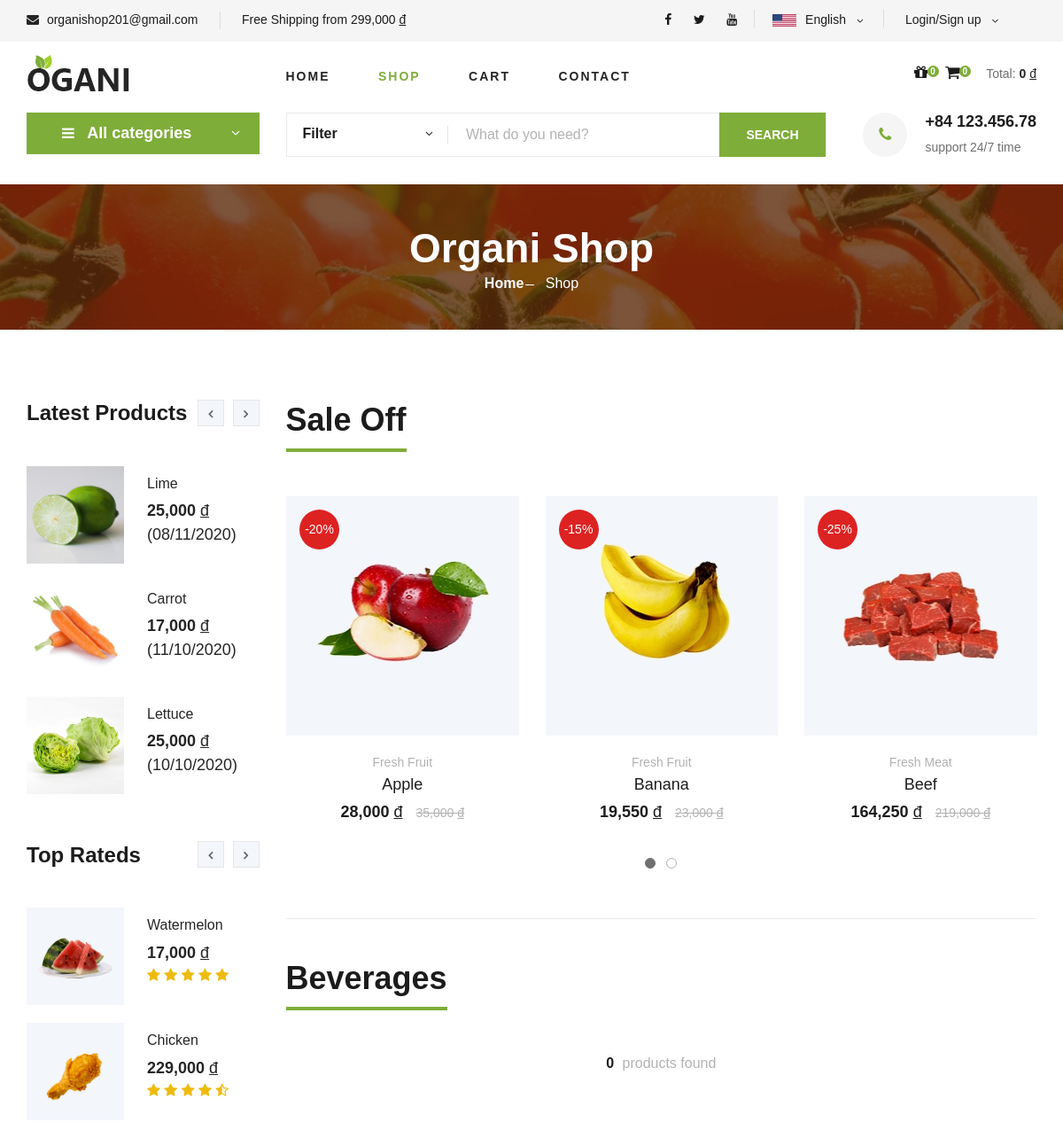
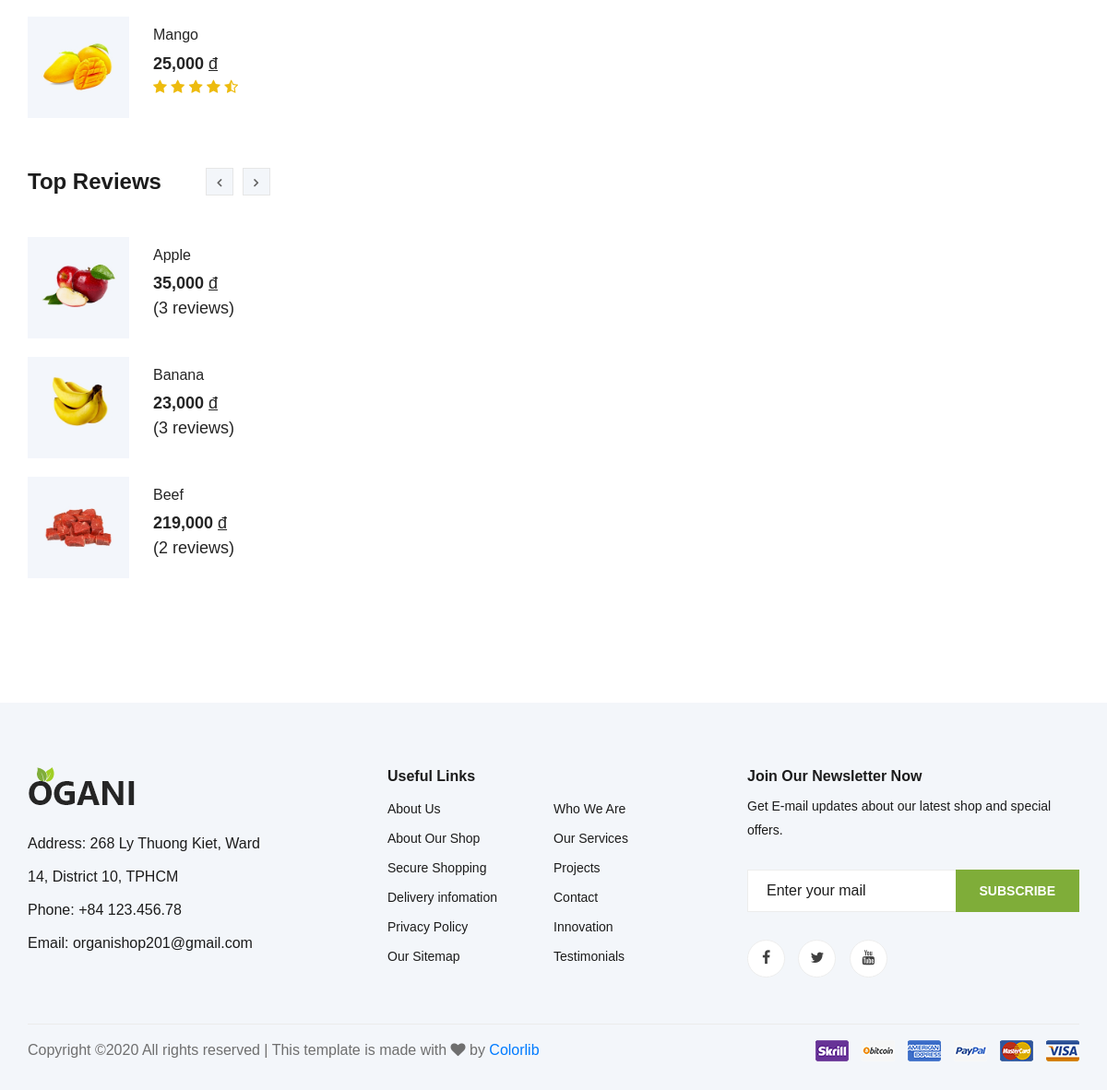
Screenshot of /shop/category/beverages with the database file from the repository (2 pictures, top to bottom).
### tables this page shows
CREATE TABLE `item` (
  `id_item` varchar(100) NOT NULL,
  `name_item` varchar(100) NOT NULL,
  `avatar_item` varchar(500) NOT NULL,
  `detail_item_1` varchar(500) DEFAULT NULL,
  `detail_item_2` varchar(500) DEFAULT NULL,
  `detail_item_3` varchar(500) DEFAULT NULL,
  `description_item` varchar(500) DEFAULT NULL,
  `price_item` float NOT NULL DEFAULT 0,
  `unit_item` varchar(10) DEFAULT 'kg',
  `availability_item` tinyint(1) NOT NULL DEFAULT 1,
  `weight_item` float NOT NULL DEFAULT 0,
  `sale_off_item` float NOT NULL DEFAULT 0,
  `featured` tinyint(1) NOT NULL DEFAULT 0,
  `num_purchased` int(11) NOT NULL DEFAULT 0,
  `date_created_item` datetime DEFAULT NULL,
  `latest_date_updated_item` datetime DEFAULT NULL,
  `category_item` varchar(100) DEFAULT NULL
);

CREATE TABLE `category` (
  `id_category` varchar(100) NOT NULL,
  `name_category` varchar(100) NOT NULL DEFAULT 'Default name',
  `date_created_category` datetime DEFAULT NULL,
  `latest_date_updated_category` datetime DEFAULT NULL
);

### mvc/views/pages/shop.php (the view, shortened to what the rows shown need)
<section class="breadcrumb-section set-bg" data-setbg="/tmdt_201/public/master1/images/breadcrumb.jpg">
    <div class="container">
        <div class="row">
            <div class="col-lg-12 text-center">
                <div class="breadcrumb__text">
                    <h2>Organi Shop</h2>
                </div>
            </div>
        </div>
    </div>
</section>
<section class="product spad">
    <div class="container">
        <div class="row">
            <div class="col-lg-3 col-md-5">
                <div class="sidebar">
                    <div class="sidebar__item">
                        <div class="latest-product__text">
                            <div class="latest-product__slider owl-carousel">
                                <?php $latest_item_list = json_decode($data["latest_item_list"]);
                                $size_list = count($latest_item_list);
                                for($row = 0; $row < $size_list; $row++){
                                    if($row % 3 == 0){
                                ?>
                                <div class="latest-prdouct__slider__item">
                                <?php }?>
                                    <a href="http://localhost/tmdt_201/shop/detail/<?php echo $latest_item_list[$row]->id_item;?>" class="latest-product__item">
                                        <div class="latest-product__item__pic">
                                            <img src="/tmdt_201/<?php echo $latest_item_list[$row]->avatar_item; ?>"
                                                alt="<?php echo $latest_item_list[$row]->id_item;?>" style="width: 110px; height: 110px;">
                                        </div>
                                        <div class="latest-product__item__text">
                                            <h6><?php echo $latest_item_list[$row]->name_item;?></h6>
                                            <span><?php echo number_format($latest_item_list[$row]->price_item, 0);?> <u style="font-weight: 400;">đ</u></span>
                                            <span style="font-weight: normal;"><?php echo date_format(date_create($latest_item_list[$row]->date_created_item), '\(d/m/Y\)');?></span>
                                        </div>
                                    </a>
                                <?php if($row % 3 == 2 || ($row == $size_list - 1 && $row % 3 < 2)){ ?>
                                </div>
                                <?php }}?>
                            </div>
                        </div>
                    </div>
                    <div class="sidebar__item">
                        <div class="latest-product__text">
                            <div class="latest-product__slider owl-carousel">
                                <?php $top_rated_item_list = json_decode($data["top_rated_item_list"]);
                                $size_list = count($top_rated_item_list);
                                for($row = 0; $row < $size_list; $row++){
                                    if($row % 3 == 0){
                                ?>
                                <div class="latest-prdouct__slider__item">
                                <?php }?>
                                    <a href="http://localhost/tmdt_201/shop/detail/<?php echo $top_rated_item_list[$row]->id_item;?>" class="latest-product__item">
                                        <div class="latest-product__item__pic">
                                            <img src="/tmdt_201/<?php echo $top_rated_item_list[$row]->avatar_item; ?>"
                                                alt="<?php echo $top_rated_item_list[$row]->id_item;?>" style="width: 110px; height: 110px;">
                                        </div>
                                        <div class="latest-product__item__text">
                                            <h6><?php echo $top_rated_item_list[$row]->name_item;?></h6>
                                            <span><?php echo number_format($top_rated_item_list[$row]->price_item, 0);?> <u style="font-weight: 400;">đ</u></span>
                                            <?php $average_rating = $top_rated_item_list[$row]->average_rating;?>
                                            <i style="color: #EDBB0E;" class="fa <?php echo (($average_rating > 0 && $average_rating < 0.3) || $average_rating == 0)?'fa-star-o':(($average_rating >= 0.3 && $average_rating < 0.7)?'fa-star-half-o':'fa-star');?>"></i>
                                            <i style="color: #EDBB0E;" class="fa <?php echo (($average_rating > 1 && $average_rating < 1.3) || $average_rating <= 1)?'fa-star-o':(($average_rating >= 1.3 && $average_rating < 1.7)?'fa-star-half-o':'fa-star');?>"></i>
                                            <i style="color: #EDBB0E;" class="fa <?php echo (($average_rating > 2 && $average_rating < 2.3) || $average_rating <= 2)?'fa-star-o':(($average_rating >= 2.3 && $average_rating < 2.7)?'fa-star-half-o':'fa-star');?>"></i>
                                            <i style="color: #EDBB0E;" class="fa <?php echo (($average_rating > 3 && $average_rating < 3.3) || $average_rating <= 3)?'fa-star-o':(($average_rating >= 3.3 && $average_rating < 3.7)?'fa-star-half-o':'fa-star');?>"></i>
                                            <i style="color: #EDBB0E;" class="fa <?php echo (($average_rating > 4 && $average_rating < 4.3) || $average_rating <= 4)?'fa-star-o':(($average_rating >= 4.3 && $average_rating < 4.7)?'fa-star-half-o':'fa-star');?>"></i>
                                        </div>
                                    </a>
                                <?php if($row % 3 == 2 || ($row == $size_list - 1 && $row % 3 < 2)){ ?>
                                </div>
                                <?php }}?>
                            </div>
                        </div>
                    </div>
                    <div class="sidebar__item">
                        <div class="latest-product__text">
                            <div class="latest-product__slider owl-carousel">
                                <?php $top_review_item_list = json_decode($data["top_review_item_list"]);
                                $size_list = count($top_review_item_list);
                                for($row = 0; $row < $size_list; $row++){
                                    if($row % 3 == 0){
                                ?>
                                <div class="latest-prdouct__slider__item">
                                <?php }?>
                                    <a href="http://localhost/tmdt_201/shop/detail/<?php echo $top_review_item_list[$row]->id_item;?>" class="latest-product__item">
                                        <div class="latest-product__item__pic">
                                            <img src="/tmdt_201/<?php echo $top_review_item_list[$row]->avatar_item; ?>"
                                                alt="<?php echo $top_review_item_list[$row]->id_item;?>" style="width: 110px; height: 110px;">
                                        </div>
                                        <div class="latest-product__item__text">
                                            <h6><?php echo $top_review_item_list[$row]->name_item;?></h6>
                                            <span><?php echo number_format($top_review_item_list[$row]->price_item, 0);?> <u style="font-weight: 400;">đ</u></span>
                                            <span style="font-weight: normal;">(<?php echo $top_review_item_list[$row]->num_review;?> reviews)</span>
                                        </div>
                                    </a>
                                <?php if($row % 3 == 2 || ($row == $size_list - 1 && $row % 3 < 2)){ ?>
                                </div>
                                <?php }}?>
                            </div>
                        </div>
                    </div>
                </div>
            </div>
            <div class="col-lg-9 col-md-7">
                <div class="product__discount">
                    <div class="section-title product__discount__title">
                        <h2>Sale Off</h2>
                    </div>
                    <div class="row">
                        <div class="product__discount__slider owl-carousel">
                            <?php $sale_off_item_list = json_decode($data['sale_off_item_list']);
                            $size_list = count($sale_off_item_list);
                            for($row = 0; $row < $size_list; $row++){
                                $off = $sale_off_item_list[$row]->sale_off_item;
                                $price = $sale_off_item_list[$row]->price_item;
                                $price_off = number_format((1 - $off / 100) * $price, 0);
                            ?>
                            <div class="col-lg-4">
                                <div class="product__discount__item">
                                    <div class="product__discount__item__pic set-bg"
                                        data-setbg="/tmdt_201/<?php echo $sale_off_item_list[$row]->avatar_item; ?>">
                                        <div class="product__discount__percent">-<?php echo $off;?>%</div>
                                    </div>
                                    <div class="product__discount__item__text">
                                        <span><?php echo $sale_off_item_list[$row]->name_category;?></span>
                                        <h5>
                                            <a href="http://localhost/tmdt_201/shop/detail/<?php echo $sale_off_item_list[$row]->id_item;?>" class="language-option">
                                                <?php echo $sale_off_item_list[$row]->name_item;?>
                                            </a>
                                        </h5>
                                        <div class="product__item__price"><?php echo $price_off;?> <u style="font-weight: 400;">đ</u> <span><?php echo number_format($price, 0);?> <u style="font-weight: 400;">đ</u></span></div>
                                    </div>
                                </div>
                            </div>
                            <?php }?>
                        </div>
                    </div>
                </div>
                <div class="filter__item">
                    <div class="section-title product__discount__title">
                        <h2 id="scroll-pos">
                        <?php
                        if(!isset($data['name_category'])){
                            echo 'All of products';
                        }
                        else{
                            echo json_decode($data['name_category'])->name_category;
                        }
                        ?>
                        </h2>
                    </div>
                </div>
            </div>
        </div>
    </div>
</section>

### rows the page displays
item: avatar_item+id_item (picture), name_item "Lime", price_item "25,000", date_created_item "(08/11/2020)"
item: avatar_item+id_item (picture), name_item "Carrot", price_item "17,000", date_created_item "(11/10/2020)"
item: avatar_item+id_item (picture), name_item "Lettuce", price_item "25,000", date_created_item "(10/10/2020)"
item: avatar_item+id_item (picture), name_item "Watermelon", price_item "17,000"
item: avatar_item+id_item (picture), name_item "Chicken", price_item "229,000"
item: avatar_item+id_item (picture), name_item "Mango", price_item "25,000"
item: avatar_item+id_item (picture), name_item "Apple", price_item "35,000", num_review "3", shows a picture, sale_off_item "20", category_item.name_category "Fresh Fruit", price_off "28,000"
item: avatar_item+id_item (picture), name_item "Banana", price_item "23,000", num_review "3", shows a picture, sale_off_item "15", category_item.name_category "Fresh Fruit", price_off "19,550"
item: avatar_item+id_item (picture), name_item "Beef", price_item "219,000", num_review "2", shows a picture, sale_off_item "25", category_item.name_category "Fresh Meat", price_off "164,250"

### other values shown
json_decode($data['total']) "0"
json_decode($data['name_category'])->name_category "Beverages"
json_decode($data['num_items']) "0"
